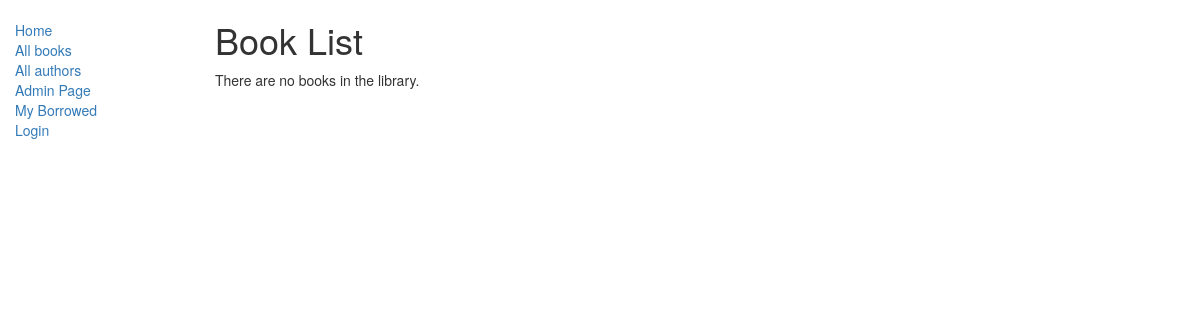
Before: /catalog/books/ with the older database file.
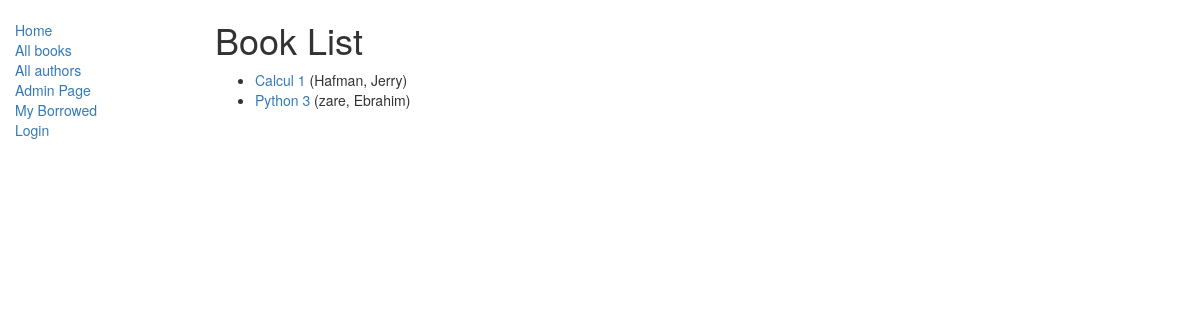
After: the same page with the newer database file.
### catalog/models.py (models this page shows, shortened)
class Book(models.Model):
    title = models.CharField(max_length=200)
    author = models.ForeignKey('Author', on_delete=models.SET_NULL, null=True)
    summary = models.TextField(max_length=1000, help_text="Enter a brief description of the book")
    isbn = models.CharField('ISBN',max_length=13, help_text='13 Character <a href="https://www.isbn-international.org/content/what-isbn">ISBN number</a>')
    genre = models.ManyToManyField(Genre, help_text="Select a genre for this book")
    def get_absolute_url(self):
        return reverse('catalog:book-detail', args=[str(self.id)])
    def display_genre(self):
        """
        Creates a string for the Genre. This is required to display genre in Admin.
        """
        return ', '.join([ genre.name for genre in self.genre.all()[:3] ])
    display_genre.short_description = 'Genre'

class Author(models.Model):
    first_name = models.CharField(max_length=100)
    last_name = models.CharField(max_length=100)
    date_of_birth = models.DateField(null=True, blank=True)
    date_of_death = models.DateField('Died', null=True, blank=True)
    def __str__(self):
        return '%s, %s' % (self.last_name, self.first_name)

### catalog/views.py (the view)
class BookListView(generic.ListView):
    model=models.Book
    template_name='catalog/book_list.html'

### catalog/templates/catalog/book_list.html
{% extends "catalog/base_generic.html" %}
{% block content %}
    <h1>Book List</h1>
    {% if book_list %}
    <ul>
      {% for book in book_list %}
      <li>
        <a href="{{ book.get_absolute_url }}">{{ book.title }}</a> ({{book.author}})
      </li>
      {% endfor %}
    </ul>
    {% else %}
      <p>There are no books in the library.</p>
    {% endif %}
{% endblock %}

Changed rows visible on the page:
added Book: title "Calcul 1", author "Hafman, Jerry"
added Book: title "Python 3", author "zare, Ebrahim"
Other visible differences:
text no longer shown: "There are no books in the library."
